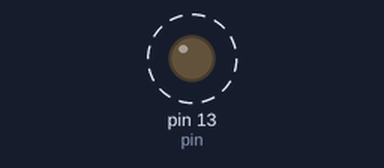
Recording of a sketch running on a simulated Arduino Uno, built with avr-gcc and run on an emulated ATmega328P. Parts: output pins drawn as LEDs (lit = HIGH). Dashed ring = blinking.

Above: at 0.5 s.
Timing chart, 0 to 4.6 s (numbered marks = the images above):
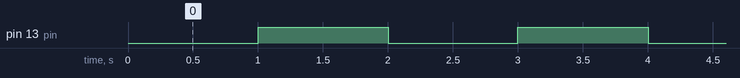

Measured:
- by itself, pin 13 (pin): alternates HIGH for 1.0 s and LOW for 1.0 s

The sketch:

Practica_Ejemplo.ino
```cpp
const int pin = LED_BUILTIN;
int state = LOW;
unsigned long previousMillis = 0;
long interval = 1000;

void setup() {
  // put your setup code here, to run once:
  pinMode(pin, OUTPUT);
  Serial.begin(9600);
}

void loop() {
  if (Serial.available() > 0){
    String input = Serial.readString();
    interval = input.toInt();
  }

  unsigned long currentMillis = millis();

  if (currentMillis - previousMillis >= interval){
    previousMillis = currentMillis;

    if (interval == 5){
      state = LOW;
      } else{
        if (state == LOW){
      state = HIGH;
      } else {
        state = LOW;
      }
        }


      digitalWrite(pin, state);
    }
}
```
